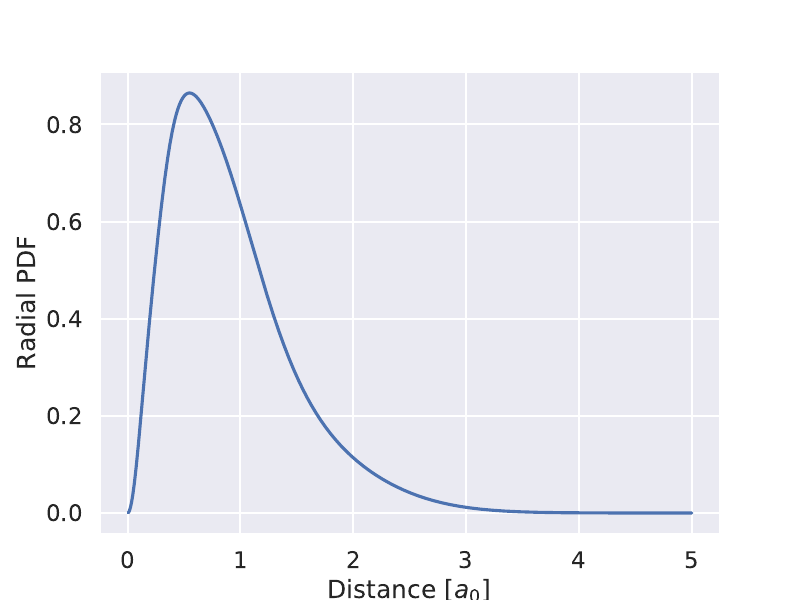

This chart was generated by the following Python code:
# %%
import matplotlib.pylab as plt
import numpy as np
import seaborn as sns
import scipy
sns.set('talk')

# Given alpha values
a = [0.297104, 1.236745, 5.749982, 38.216677]

# Init of matrices from Thijssen 4.3.2
# h matrix
h = np.zeros((4, 4))
for p in range(4):
    for q in range(4):
        h[p, q] = 4*np.pi/(a[p]+a[q])*(3/4*a[q] *
                                       (1-a[q]/(a[p]+a[q]))*np.sqrt(np.pi/(a[p]+a[q]))-1)

# Q matrix (given by eq 4.17 in Thijssen)
Q = np.zeros((4, 4, 4, 4))
for p in range(4):
    for q in range(4):
        for r in range(4):
            for s in range(4):
                Q[p, r, q, s] = 2*np.pi**(5/2)/((a[p]+a[q])
                                                * (a[r]+a[s])*np.sqrt(a[p]+a[q]+a[r]+a[s]))

# S matrix
S = np.zeros((4, 4))
for p in range(4):
    for q in range(4):
        S[p, q] = (np.pi/(a[p]+a[q]))**(3/2)

# Inital values
C = [1, 1, 1, 1]

#Normalizing C according to eq. 4.19 in Thijssen
def normalize(C):
    return C/np.sqrt(np.matmul(C, np.matmul(S, C)))


F = np.zeros((4, 4))

#Evaluating eq. 4.21 in Thijssen
def getEg(C, h, Q):
    def con(Q, C):
        return np.tensordot(Q, C, axes=([0], [0]))
    return 2*np.matmul(C, np.matmul(h, C))+con(con(con(con(Q, C), C), C), C)


MaxIters = 15
E = np.zeros(MaxIters)

for i in range(MaxIters):
    C = normalize(C)
    E[i] = getEg(C, h, Q)
    print(E[i])

    if np.abs(E[i]-E[i-1]) < 1e-5/27.21:
        break
    # Set F(C)
    for p in range(4):
        for q in range(4):
            F[p, q] = h[p, q]+np.matmul(C, np.matmul(Q[p, :, q, :], C))

    # Solve eigenvalue problem
    (eps, w) = scipy.linalg.eig(F, S)

    if any(eps.imag != 0):
        raise Exception('complex eig')

    # Get best C
    C = w[:, np.argmin(eps.real)]

C = normalize(C)
print("Eg = ", getEg(C, h, Q))
print("C= ", C)

# Print the radial PDF
Rmax = 5  # atomic
N = 1000
h = Rmax/N
r = np.linspace(h, Rmax, N)

plt.figure(figsize=(8, 6))
plt.xlabel(r"Distance [$a_0$]", fontsize=18)
plt.ylabel("Radial PDF", fontsize=18)
plt.plot(r, 4*np.pi*r**2 *
         np.sum([C[i]*np.exp(-a[i]*r**2) for i in range(4)], axis=0)**2)
plt.savefig('task1.pdf')




# %%


